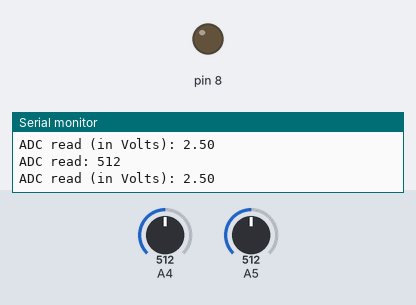
Simulated run of this sketch. Board: Arduino Uno, built with avr-gcc and run on an emulated ATmega328P. Parts: output pins drawn as LEDs (lit = HIGH), the last lines printed to the serial monitor. Inputs (shaded band) come from the test bench; at power-on: A5 = 512, A4 = 512.

Above: at 1.2 s.
1.3 s: A5 set to 501
At 1.7 s:
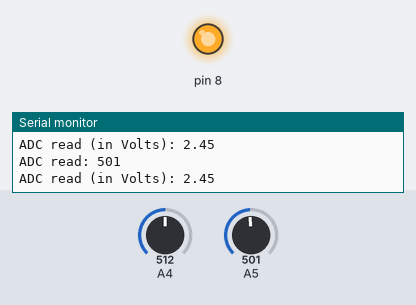
2.8 s: A5 set to 716
At 3.9 s:
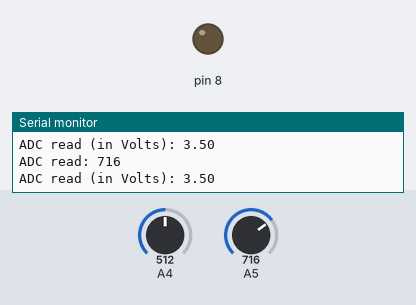
5.8 s: A5 set to 511
At 6.4 s:
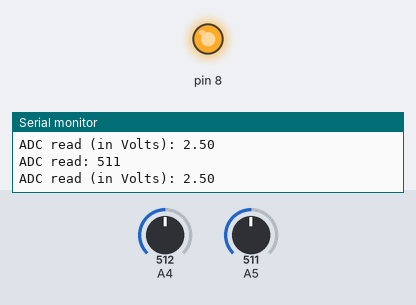
Timing chart, 0 to 8.8 s (numbered marks = the images above; inputs shaded):
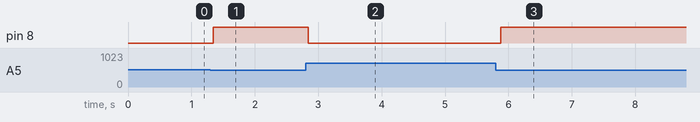

Measured:
- the behaviour switches between 512 and 511 on A5 (found by bisection; images 0 and 1)
- after the input at 1.3 s, pin 8: LOW → HIGH after 0.05 s
- after the input at 2.8 s, pin 8: HIGH → LOW at once
- after the input at 5.8 s, pin 8: LOW → HIGH after 0.08 s

The sketch:

photoresistor.ino
```cpp
void setup() {
  Serial.begin(9600); //Uruchomienie komunikacji
  pinMode(8, OUTPUT);
  digitalWrite(8, HIGH);
}

float convert_adc_read_to_voltage(int read_value) {
  return (5.0 / 1024.0) * read_value;
}
void loop() {
  int read_value  = analogRead(A5);
  float voltage = convert_adc_read_to_voltage(read_value);
  int read_threshold  = analogRead(A4);
  float threshold = convert_adc_read_to_voltage(read_threshold);

  Serial.print("ADC read: ");
  Serial.print(read_value);
  Serial.print("\n");
  Serial.print("ADC read (in Volts): ");
  Serial.print(voltage);
  Serial.print("\n");

  boolean room_is_dark = voltage < threshold;
  if (room_is_dark) {
    digitalWrite(8, HIGH);
  } else {
    digitalWrite(8, LOW);
  }
}
```
